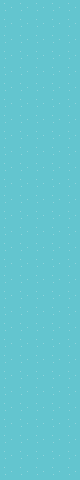

This game map was drawn from its Tiled (.tmx) file and the tilesets committed beside it. A one-line description and the full map source follow:
An orthogonal 5x30 tile map with 16x16 px tiles, 1 tile layer (Camada de Tiles 1).

<map version="1.0" orientation="orthogonal" renderorder="right-down" width="5" height="30" tilewidth="16" tileheight="16" nextobjectid="1">
 <tileset firstgid="1" source="outdoortiles.tsx" />
 <layer name="Camada de Tiles 1" width="5" height="30">
  <data encoding="csv">
1,1,1,1,1,
1,1,1,1,1,
1,1,1,1,1,
1,1,1,1,1,
1,1,1,1,1,
1,1,1,1,1,
1,1,1,1,1,
1,1,1,1,1,
1,1,1,1,1,
1,1,1,1,1,
1,1,1,1,1,
1,1,1,1,1,
1,1,1,1,1,
1,1,1,1,1,
1,1,1,1,1,
1,1,1,1,1,
1,1,1,1,1,
1,1,1,1,1,
1,1,1,1,1,
1,1,1,1,1,
1,1,1,1,1,
1,1,1,1,1,
1,1,1,1,1,
1,1,1,1,1,
1,1,1,1,1,
1,1,1,1,1,
1,1,1,1,1,
1,1,1,1,1,
1,1,1,1,1,
1,1,1,1,1
</data>
 </layer>
</map>
